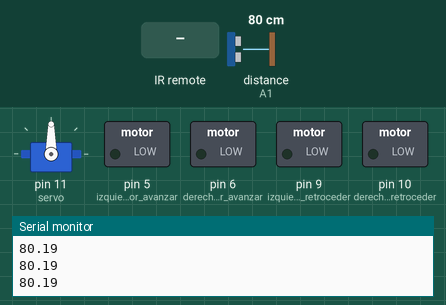
A sketch run on a simulated Arduino Uno, built with avr-gcc and run on an emulated ATmega328P. On the bench: servo, switched loads named in the sketch (green lamp = pin HIGH), the last lines printed to the serial monitor. Wiring (inferred from the names in the program): ultrasonic range finder: trigger A0; echo A1. The test bench sets the inputs (shaded band); at power-on: distance to the obstacle (sensor on A1) 80 cm. The echo pulse lasts 58.3 µs per cm; pins used as bus, display or sensor lines are not drawn.

Above: at 1.2 s.
1.3 s: distance to the obstacle (sensor on A1) set to 12 cm
3.5 s: distance to the obstacle (sensor on A1) set to 9 cm
At 4.8 s:
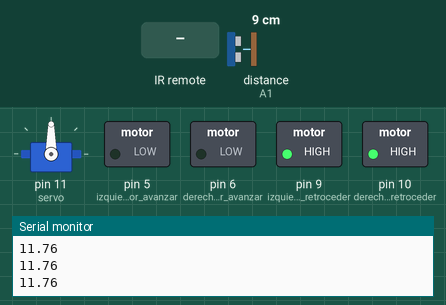
6.5 s: infrared code 0x00FF02FD received
At 9.4 s:
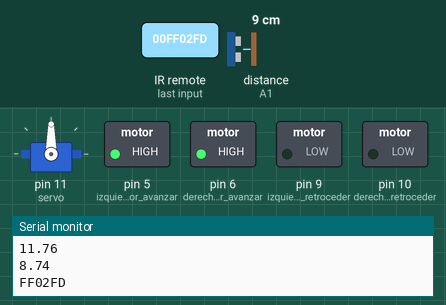
9.5 s: distance to the obstacle (sensor on A1) set to 18 cm
11.0 s: infrared code 0x00FF906F received
At 11.5 s:
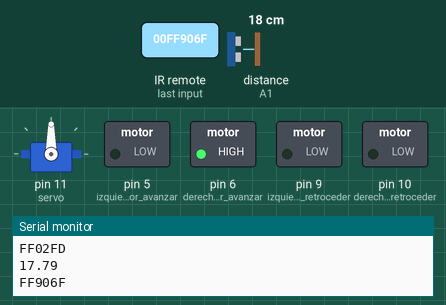
12.6 s: infrared code 0x00FFE01F received
At 14.6 s:
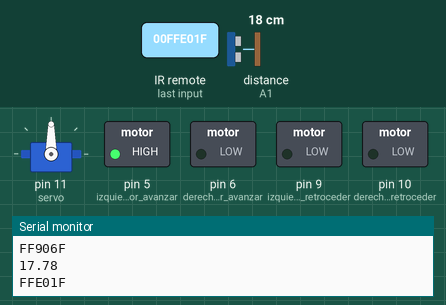
Timing chart, 0 to 15.6 s (numbered marks = the images above; inputs shaded):
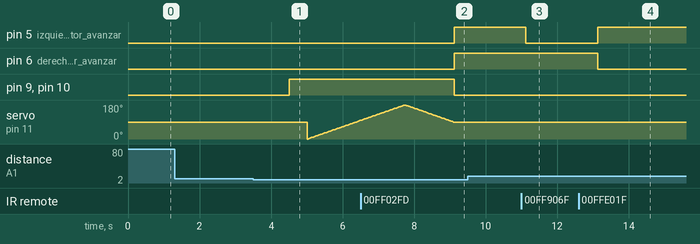

The sketch:

codigo.ino
```cpp
#include <Servo.h>

#include <IRremote.h>

int izquierda_motor_retroceder = 9;//IN1
int izquierda_motor_avanzar    = 5;//IN2
int derecha_motor_avanzar      = 6;//IN3
int derecha_motor_retroceder   = 10;//IN4
int RECV_PIN = 8;//Control remoto
IRrecv irrecv(RECV_PIN);
decode_results results;
int trig =A0;  //  Trigger p2.0
int echo = A1;  // Echo p2.1
Servo myServo;
int pos = 0;
int servo = 11;
/*Sirena policial*/
int duracion=250; //Duración del sonido
int fMin=2000; //Frecuencia más baja que queremos emitir
int fMax=4000; //Frecuencia más alta que queremos emitir
int i=0;

void setup(){
  Serial.begin(9600);
  irrecv.enableIRIn();
  pinMode(izquierda_motor_retroceder,OUTPUT);
  pinMode(izquierda_motor_avanzar,OUTPUT);
  pinMode(derecha_motor_avanzar,OUTPUT);
  pinMode(derecha_motor_retroceder,OUTPUT);
  pinMode(echo,INPUT);
  pinMode(trig,OUTPUT);
  myServo.attach(servo);
}

void loop(){
  medir_distancia();
  if(irrecv.decode(&results)){

    Serial.println(results.value,HEX);
    irrecv.resume();
    delay(5);

    if(results.value==0x00FF02FD){
      avanzar(2000);
    }
    if(results.value==0x00FF9867){
      retroceder(2000);
    }
    if(results.value==0x00FF906F){
      derecha(2000);
    }
    if(results.value==0x00FFE01F){
      izquierda(2000);
    }
    if(results.value==0x00FF22DD){
      giro_derecha(2000);
    }
    if(results.value==0x00FFC23D){
      giro_izquierda(2000);
    }
    if(results.value==0x00FFA857){
      detener(2000);
    }
    if(results.value==0x00FFA25D){
      avanzar(2000);
      detener(1000);
      retroceder(2000);
      detener(1000);
      derecha(2000);
      detener(1000);
      izquierda(2000);
      detener(1000);
      giro_derecha(2000);
      detener(1000);
      giro_izquierda(2000);
      detener(1000);
    }
  }
}

void detener(int tiempo){
  analogWrite(izquierda_motor_avanzar,0);
  analogWrite(izquierda_motor_retroceder,0);
  analogWrite(derecha_motor_avanzar,0);
  analogWrite(derecha_motor_retroceder,0);
  delay(tiempo);
}

void avanzar(int tiempo){
  analogWrite(izquierda_motor_avanzar,255);
  analogWrite(izquierda_motor_retroceder,0);
  analogWrite(derecha_motor_avanzar,255);
  analogWrite(derecha_motor_retroceder,0);
  delay(tiempo);
}

void retroceder(int tiempo){
  analogWrite(izquierda_motor_avanzar,0);
  analogWrite(izquierda_motor_retroceder,255);
  analogWrite(derecha_motor_avanzar,0);
  analogWrite(derecha_motor_retroceder,255);
  delay(tiempo);
}

void derecha(int tiempo){
  analogWrite(izquierda_motor_avanzar,0);
  analogWrite(izquierda_motor_retroceder,0);
  analogWrite(derecha_motor_avanzar,255);
  analogWrite(derecha_motor_retroceder,0);
  delay(tiempo);
}

void izquierda(int tiempo){
  analogWrite(izquierda_motor_avanzar,255);
  analogWrite(izquierda_motor_retroceder,0);
  analogWrite(derecha_motor_avanzar,0);
  analogWrite(derecha_motor_retroceder,0);
  delay(tiempo);
}

void giro_derecha(int tiempo){
  analogWrite(izquierda_motor_avanzar,0);
  analogWrite(izquierda_motor_retroceder,255);
  analogWrite(derecha_motor_avanzar,255);
  analogWrite(derecha_motor_retroceder,0);
  delay(tiempo);
}

void giro_izquierda(int tiempo){
  analogWrite(izquierda_motor_avanzar,255);
  analogWrite(izquierda_motor_retroceder,0);
  analogWrite(derecha_motor_avanzar,0);
  analogWrite(derecha_motor_retroceder,255);
  delay(tiempo);
}

void medir_distancia(){
  digitalWrite(trig,LOW);
  delayMicroseconds(2);
  digitalWrite(trig,HIGH);
  delayMicroseconds(2);
  digitalWrite(trig,LOW);
  float distancia = pulseIn(echo,HIGH);
  distancia = distancia/58;
  if(distancia<10){
    detener(1000);
    retroceder(500);
    mover_servo();
  }
  Serial.println(distancia);
}

void mover_servo(){
  int izquierda=0;
  int derecha =0;
  for(pos=0;pos<=180;pos+=1){
    myServo.write(pos);
    delay(15);
  }
  for(pos=180;pos>=90;pos-=1){
    myServo.write(pos);
    delay(15);
  }
}
```

Measured:
- the behaviour switches between 11 and 10 cm on distance to the obstacle (sensor on A1) (found by bisection; images 0 and 1)
- after the input at 3.5 s, pin 9 (izquierda_motor_retroceder), pin 10 (derecha_motor_retroceder): LOW → HIGH after 1.0 s
- after the input at 6.5 s, pin 5 (izquierda_motor_avanzar), pin 6 (derecha_motor_avanzar): LOW → HIGH after 2.6 s
- after the input at 9.5 s, every drawn part: stays the same
- after the input at 11.0 s, pin 5 (izquierda_motor_avanzar): HIGH → LOW after 0.12 s
- after the input at 12.6 s, pin 5 (izquierda_motor_avanzar): LOW → HIGH after 0.53 s; pin 6 (derecha_motor_avanzar): HIGH → LOW after 0.53 s
- by itself, servo on pin 11 (servo): rises from 98° to 180° in 1.2 s, then falls to 90° in 1.4 s
